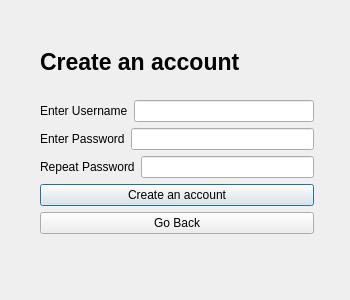
<?xml version="1.0" encoding="UTF-8"?>
<ui version="4.0">
 <class>Signing</class>
 <widget class="QDialog" name="Signing">
  <property name="geometry">
   <rect>
    <x>0</x>
    <y>0</y>
    <width>350</width>
    <height>300</height>
   </rect>
  </property>
  <property name="windowTitle">
   <string>Dialog</string>
  </property>
  <widget class="QWidget" name="">
   <property name="geometry">
    <rect>
     <x>40</x>
     <y>30</y>
     <width>274</width>
     <height>204</height>
    </rect>
   </property>
   <layout class="QVBoxLayout" name="verticalLayout_5">
    <item>
     <layout class="QVBoxLayout" name="verticalLayout_4">
      <item>
       <layout class="QVBoxLayout" name="verticalLayout_3">
        <item>
         <widget class="QLabel" name="label_4">
          <property name="font">
           <font>
            <pointsize>17</pointsize>
            <bold>true</bold>
           </font>
          </property>
          <property name="text">
           <string>Create an account</string>
          </property>
         </widget>
        </item>
        <item>
         <layout class="QVBoxLayout" name="verticalLayout_2">
          <item>
           <layout class="QVBoxLayout" name="verticalLayout">
            <item>
             <layout class="QHBoxLayout" name="horizontalLayout">
              <item>
               <widget class="QLabel" name="label">
                <property name="text">
                 <string>Enter Username</string>
                </property>
               </widget>
              </item>
              <item>
               <widget class="QLineEdit" name="lineEdit"/>
              </item>
             </layout>
            </item>
            <item>
             <layout class="QHBoxLayout" name="horizontalLayout_2">
              <item>
               <widget class="QLabel" name="label_2">
                <property name="text">
                 <string>Enter Password</string>
                </property>
               </widget>
              </item>
              <item>
               <widget class="QLineEdit" name="lineEdit_2">
                <property name="echoMode">
                 <enum>QLineEdit::EchoMode::Password</enum>
                </property>
               </widget>
              </item>
             </layout>
            </item>
           </layout>
          </item>
          <item>
           <layout class="QHBoxLayout" name="horizontalLayout_3">
            <item>
             <widget class="QLabel" name="label_3">
              <property name="text">
               <string>Repeat Password</string>
              </property>
             </widget>
            </item>
            <item>
             <widget class="QLineEdit" name="lineEdit_3">
              <property name="echoMode">
               <enum>QLineEdit::EchoMode::Password</enum>
              </property>
             </widget>
            </item>
           </layout>
          </item>
         </layout>
        </item>
       </layout>
      </item>
      <item>
       <widget class="QPushButton" name="pushButton">
        <property name="text">
         <string>Create an account</string>
        </property>
       </widget>
      </item>
     </layout>
    </item>
    <item>
     <widget class="QPushButton" name="pushButton_2">
      <property name="text">
       <string>Go Back</string>
      </property>
     </widget>
    </item>
   </layout>
  </widget>
 </widget>
 <resources/>
 <connections/>
</ui>
